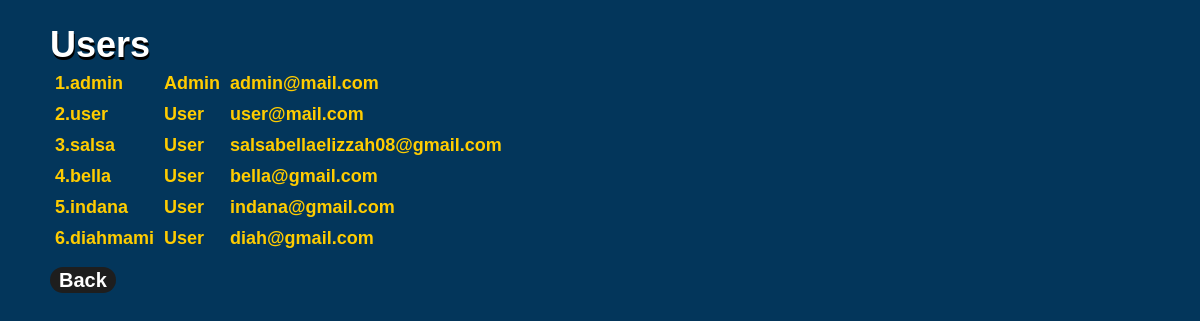
The page /users.php on the database its author committed.
### tables this page shows
CREATE TABLE `chat_user` (
  `id_user` int(11) NOT NULL,
  `username` varchar(30) DEFAULT NULL,
  `email` varchar(30) DEFAULT NULL,
  `chat_rank` int(11) DEFAULT NULL,
  `password` varchar(100) DEFAULT NULL
);

### users.php (the view, shortened to what this page needs)
<!DOCTYPE html>
<html lang="en">
<head>
  <link rel="stylesheet" type="text/css" href="assets/css/main-chat.css">
  <link rel="stylesheet" type="text/css" href="assets/css/adminpanelstyle.css">
</head>
<body>
  <main class="ap__main">
    <h1>Users</h1>
    <div class="grid__main">
    <?php
          include 'dbconnect.php';
          $sql = 'SELECT * FROM chat_user';
          if ($result = mysqli_query($link, $sql)) {
            $iter = 1;
            if (mysqli_num_rows($result) > 0) {
              while ($row = mysqli_fetch_array($result)) {
                  echo '<div class="grid__item">' . $iter . '.' . $row['username'] . '</div>';
                  if($row['chat_rank'] == 1) $urank = "User"; else $urank = "Admin";
                  echo '<div class="grid__item">' . $urank . '</div>';
                  echo '<div class="grid__item">' . $row['email'] . '</div>';
                  $iter++;
              }
            }
            else echo 'No users found.';
          }
          else echo 'ERROR: Could not able to execute ' . $sql . mysqli_error($link);
    ?>
    </div>
    <div class="major__links">
      <a href="index.php" class="ap__links">Back</a>
    </div>
  </main>
</body>

### assets/css/main-chat.css (style rules this page uses)
* { box-sizing: border-box; }
html, body { height: 100%; margin: 0; }
body { background-color: #03365b; font-family: "Arial", "Verdana", "Tahoma"; min-width: 300px; width: auto !important; width: 300px; }

### assets/css/adminpanelstyle.css (style rules this page uses)
.ap__main { display: block; margin: 0; padding: 0; padding-left: 50px; color: white; font-weight: bold; font-size: 18px; width: 15%; }
.ap__main h1 { display: inline-block; margin-bottom: 2px; text-shadow: 1px 3px black; }
.grid__main { display: grid; grid-template-columns: auto auto auto; }
.grid__item { padding: 5px; color: #ffcc00; }
.ap__links { font-size: 20px; text-decoration: none; background-color: #1e1e1e; color: white; padding: 2px 9px; border-radius: 25px; border: none; font-weight: bold; cursor: pointer; }
.major__links { padding-top: 15px; }

### rows shown on the page
chat_user: username "admin", chat_rank "Admin", email "admin@mail.com"
chat_user: username "user", chat_rank "User", email "user@mail.com"
chat_user: username "salsa", chat_rank "User", email "salsabellaelizzah08@gmail.com"
chat_user: username "bella", chat_rank "User", email "bella@gmail.com"
chat_user: username "indana", chat_rank "User", email "indana@gmail.com"
chat_user: username "diahmami", chat_rank "User", email "diah@gmail.com"
